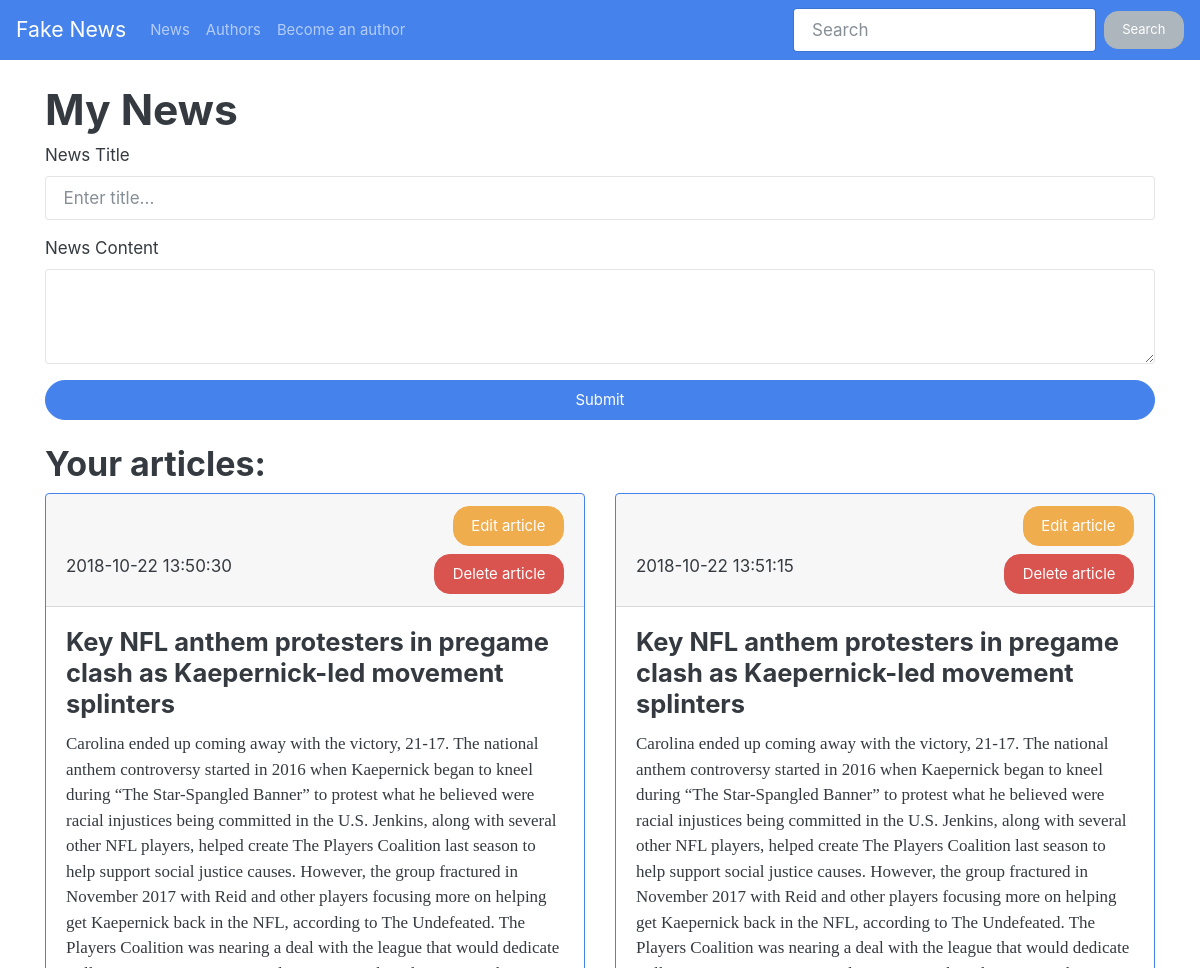
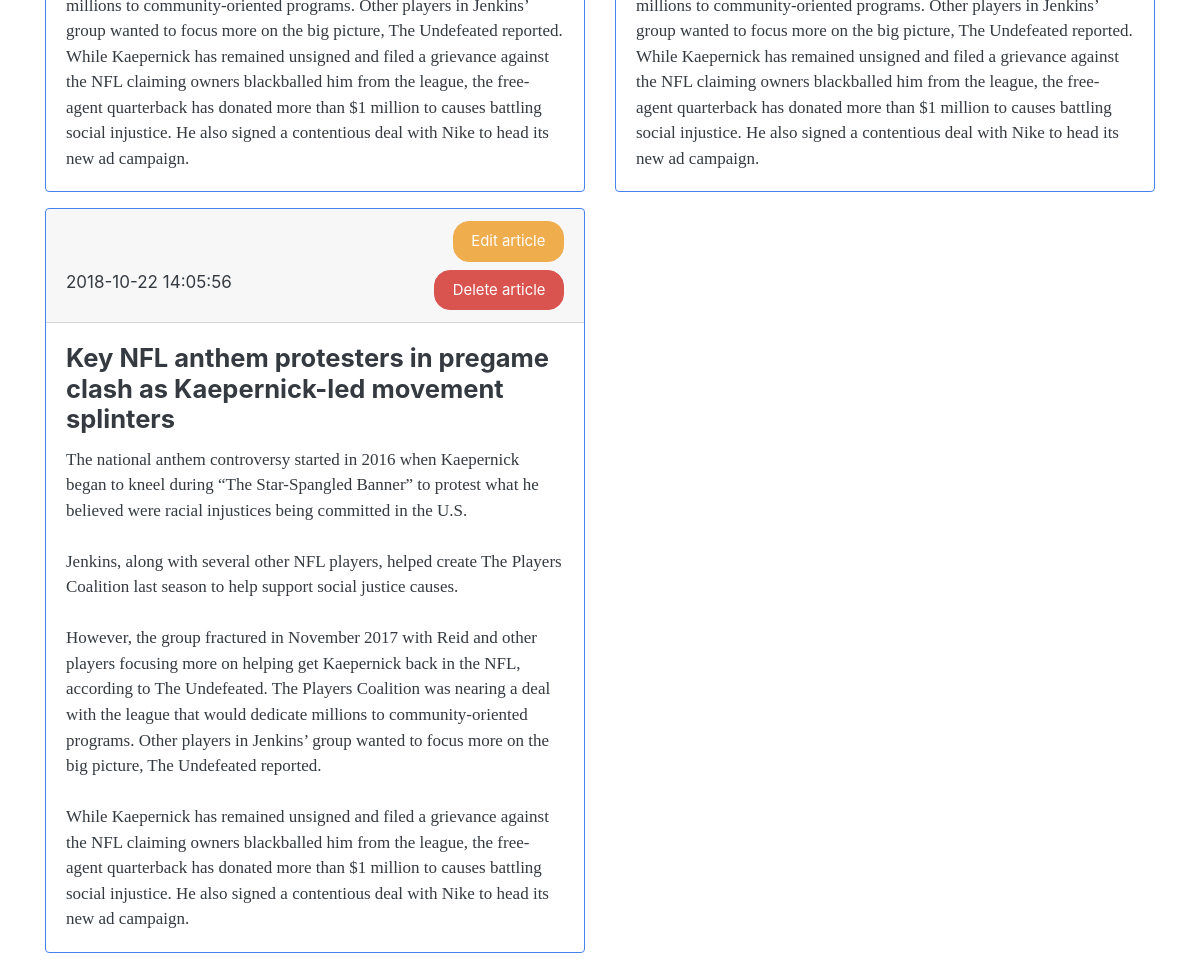
The page /my_news.php on the database its author committed (2 pictures, top to bottom).
### tables this page shows
CREATE TABLE news (
                id INTEGER PRIMARY KEY AUTOINCREMENT,
                title TEXT NOT NULL,
                content TEXT NOT NULL,
                author INTEGER,
                likes INTEGER NOT NULL,
                date TIMESTAMP NOT NULL DEFAULT CURRENT_TIMESTAMP,
                FOREIGN KEY (id) REFERENCES authors(id)
                );

### my_news.php (called while the page is built, shortened)
<?php
require_once $_SERVER['DOCUMENT_ROOT'].'/database/db.php';
$title = 'My News';
require_once $_SERVER['DOCUMENT_ROOT'].'/components/head.php';
require_once $_SERVER['DOCUMENT_ROOT'].'/components/nav.php';
require_once $_SERVER['DOCUMENT_ROOT'].'/content/my_news.php';
require_once $_SERVER['DOCUMENT_ROOT'].'/components/footer.php';

### database/db.php (called while the page is built, shortened)
<?php
class ConnectToDatabase
{
    private $pdo;
    public function __construct()
    {
        $this->fileName = $_SERVER['DOCUMENT_ROOT'].'/database/fake-news.db';
        $dsn = "sqlite:$this->fileName";
        $this->pdo = new PDO($dsn);
        $this->pdo->setAttribute(PDO::ATTR_ERRMODE,
                            PDO::ERRMODE_EXCEPTION);
        $this->pdo->exec('CREATE TABLE IF NOT EXISTS authors (
                id INTEGER PRIMARY KEY AUTOINCREMENT,
                name TEXT NOT NULL,
                email TEXT NOT NULL,
                password TEXT NOT NULL,
                date TIMESTAMP NOT NULL DEFAULT CURRENT_TIMESTAMP
                );');
        $this->pdo->exec('CREATE TABLE IF NOT EXISTS news (
                id INTEGER PRIMARY KEY AUTOINCREMENT,
                title TEXT NOT NULL,
                content TEXT NOT NULL,
                author INTEGER,
                likes INTEGER NOT NULL,
                date TIMESTAMP NOT NULL DEFAULT CURRENT_TIMESTAMP,
                FOREIGN KEY (id) REFERENCES authors(id)
                );');
    }
    public function getData(string $query, ?array $params = []): array
    {
        $sth = $this->pdo->prepare($query);
        $sth->execute($params);
        return $sth->fetchAll(PDO::FETCH_ASSOC);
    }
}

### content/my_news.php (the view, shortened to what this page needs)
<?php
$db = new connectToDatabase;
$query = 'SELECT * FROM news;';
$articles = $db->getData($query);
?>
<main>
    <div class="container mt-4">
        <div class="row">
            <div class="col">
                <h1>
                    <?=$title?>
                </h1>
            </div>
        </div>
        <div class="row">
            <div class="col">
                <form action="/processing/news/create.php" method="post">
                    <fieldset>
                        <div class="form-group">
                            <label for="title">News Title</label>
                            <input type="text" class="form-control" name="title" id="title" placeholder="Enter title...">
                        </div>
                        <div class="form-group">
                            <label for="content">News Content</label>
                            <textarea class="form-control" name="content" id="content" rows="3"></textarea>
                        </div>
                        <button type="submit" class="btn btn-lg btn-primary btn-block">Submit</button>
                    </fieldset>
                </form>
            </div>
        </div>
        <?php if (!$articles): ?>
        <div class="row mt-4">
            <div class="col">
                <h2>You have not created any news yet! Get started!</h2>
            </div>
        </div>
        <?php else: ?>
        <div class="row mt-4">
            <div class="col">
                <h2>Your articles:</h2>
            </div>
        </div>
        <?php endif;?>
        <div class="row">
            <?php foreach ($articles as $article): ?>
                <div class="col-12 col-md-6">
                    <div class="card border-primary mb-3">
                        <div class="card-header">
                            <div class="row">
                                <div class="col"><h4><?php echo $_SESSION['user']['name']; ?></h4></div>
                                <div class="col d-flex justify-content-end"><a class="btn btn-warning " href="">Edit article</a></div>
                            </div>
                            <div class="row mt-2">
                                <div class="col"><?php echo $article['date']; ?></div>
                                <div class="col d-flex justify-content-end"><a class="btn btn-danger " href="">Delete article</a></div>
                            </div>
                        </div>
                        <div class="card-body">
                            <h4 class="card-title">
                                <?php echo $article['title']; ?>
                            </h4>
                            <p class="card-text">
                                <?php echo $article['content']; ?>
                            </p>
                        </div>
                    </div>
                </div>
            <?php endforeach;?>
        </div>
    </div>
</main>

### rows shown on the page
news: date "2018-10-22 13:50:30", title "Key NFL anthem protesters in pregame clash as Kaepernick-led movement splinters", content "Carolina ended up coming away with the victory, 21-17. The national anthem controversy started in 2016 when Kaepernick began to kneel during “The Star-Spangled Banner” to protest what he believed were racial injustices being committed in the U.S. Jenkins, along with several other NFL players, helped create The Players Coalition last season to help support social justice causes. However, the group fractured in November 2017 with Reid and other players focusing more on helping get Kaepernick back in the NFL, according to The Undefeated. The Players Coalition was nearing a deal with the league that would dedicate millions to community-oriented programs. Other players in Jenkins’ group wanted…"
news: date "2018-10-22 13:51:15", title "Key NFL anthem protesters in pregame clash as Kaepernick-led movement splinters", content "Carolina ended up coming away with the victory, 21-17. The national anthem controversy started in 2016 when Kaepernick began to kneel during “The Star-Spangled Banner” to protest what he believed were racial injustices being committed in the U.S. Jenkins, along with several other NFL players, helped create The Players Coalition last season to help support social justice causes. However, the group fractured in November 2017 with Reid and other players focusing more on helping get Kaepernick back in the NFL, according to The Undefeated. The Players Coalition was nearing a deal with the league that would dedicate millions to community-oriented programs. Other players in Jenkins’ group wanted…"
news: date "2018-10-22 14:05:56", title "Key NFL anthem protesters in pregame clash as Kaepernick-led movement splinters", content "The national anthem controversy started in 2016 when Kaepernick began to kneel during “The Star-Spangled Banner” to protest what he believed were racial injustices being committed in the U.S. Jenkins, along with several other NFL players, helped create The Players Coalition last season to help support social justice causes. However, the group fractured in November 2017 with Reid and other players focusing more on helping get Kaepernick back in the NFL, according to The Undefeated. The Players Coalition was nearing a deal with the league that would dedicate millions to community-oriented programs. Other players in Jenkins’ group wanted to focus more on the big picture, The Undefeated…"

### other values the page prints
$title "My News"
